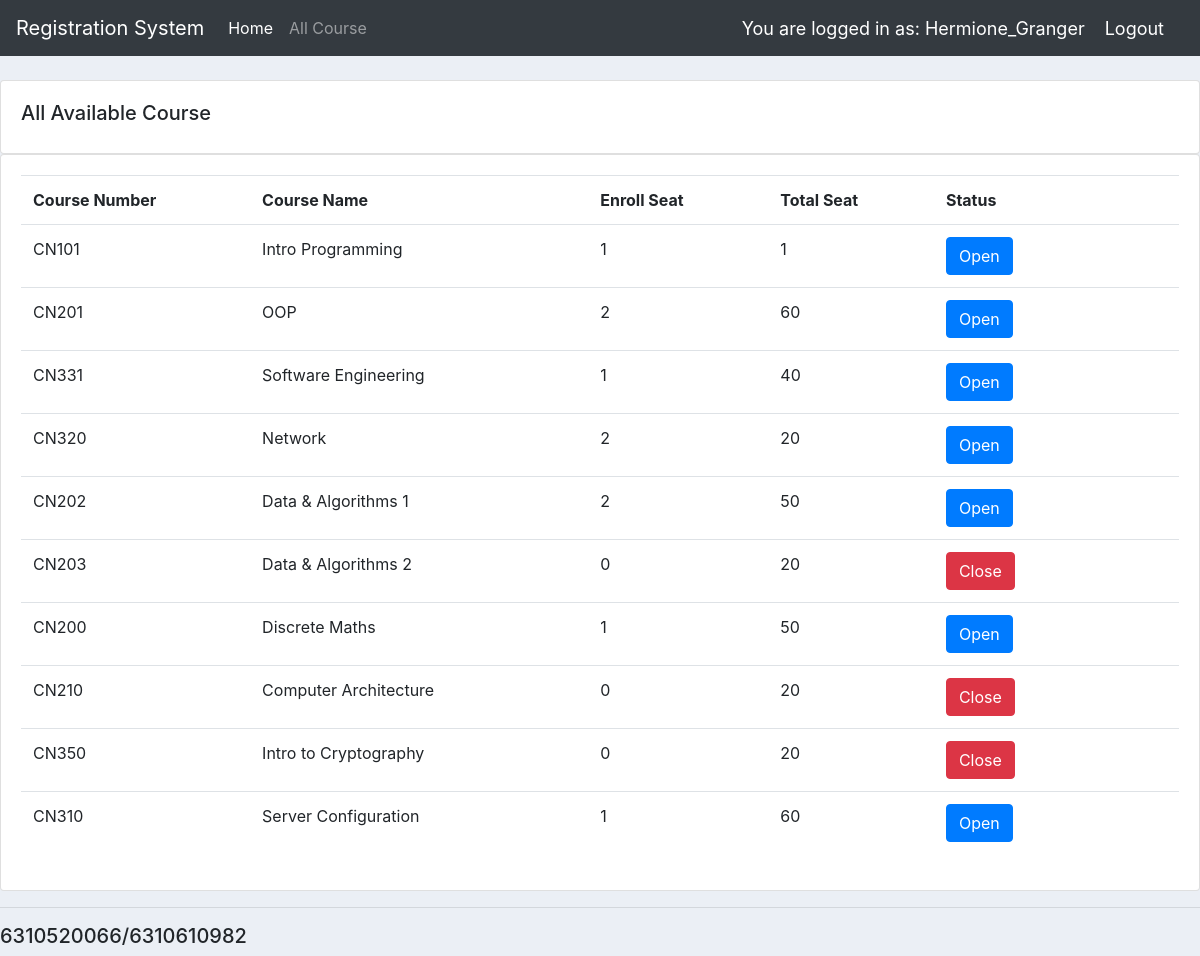
The app's page /all_course/ (signed in) with its own data.
### users/models.py (models this page shows, shortened)
class Course(models.Model):
    course_num = models.CharField(max_length=5)
    course_name = models.CharField(max_length=64)
    seat = models.IntegerField(null=True)
    maxSeat = models.IntegerField(null=True)
    semester = models.IntegerField(null=True)
    year = models.IntegerField(null=True)
    state = models.BooleanField(default=None)

### users/views.py (the view)
# urls.py: path('all_course/', views.all_course, name = "all_course"),
@login_required(login_url='login')
def all_course(request):
	raw_course = Course.objects.all()
	course = [model for model in (Course.objects.all().values())]
	for c in range(len(raw_course)):
		orders = Order.objects.filter(course=raw_course[c].id)
		course[c]["seat"] = (len(orders))
	return render(request, 'users/all_course.html', {'course': (course)}, )

### users/templates/users/all_course.html
{% extends 'users/main.html' %}
{% block content %}
        <br>
        <div class="row">
            <div class="col-md">
                <div class="card card-body">
                    <h5>All Available Course</h5>
                </div>
                <div class="card card-body">
                    <table class="table">
                        <tr>
                            <th width ="30">Course Number</th>
                            <th width ="60"></width>Course Name</th>
                            <th width ="30"></width>Enroll Seat</th>
                            <th width ="30"></width>Total Seat</th>
                            <th width ="30"></width>Status</th>
                        </tr>
                        {% for i in course %}
                            <tr>
                                <td>{{i.course_num}}</td>
                                <td>{{i.course_name}}</td>
                                <td>{{i.seat}}</td>
                                <td>{{i.maxSeat}}</td>
                                <td>
                                    {% if i.state %}
                                    <a><button id="enroll" class="btn btn-primary" type="submit">Open</button>
                                    {% else %}
                                    <a><button id="enroll" class="btn btn-danger" type="button">Close</button>
                                    {% endif %}
                                </td>
                            </tr>
                        {% endfor %}
                    </table>
                </div>
            </div>
        </div>
{% endblock %}

### users/templates/users/navbar.html (shortened to what this page needs)
  <nav class="navbar navbar-expand-lg navbar-dark bg-dark">
      <a class="navbar-brand" href="#">Registration System</a>
      <div class="collapse navbar-collapse" id="navbarNav">
        <ul class="navbar-nav">
          <li class="nav-item active">
            <a class="nav-link" href={% url 'home' %}>Home</a>
          </li>
          <li class="nav-item">
            <a class="nav-link" href={% url 'all_course' %}>All Course</a>
          </li>
        </ul>
      </div>
      <span class="hello-msg">You are logged in as: {{request.user}}  </span>
      <span ><a  class="hello-msg" href="{% url 'logout' %}">Logout</a></span>
    </nav>

### static/css/main.css (style rules this page uses)
body { background-color: #ebeff5; }

### users/templates/users/navbar.html (style rules this page uses)
.hello-msg { font-size: 18px; color: white; margin-right: 20px; }

### records on screen
Course: course_num "CN101", course_name "Intro Programming", seat "1", maxSeat "1", state "Open"
Course: course_num "CN201", course_name "OOP", seat "2", maxSeat "60", state "Open"
Course: course_num "CN331", course_name "Software Engineering", seat "1", maxSeat "40", state "Open"
Course: course_num "CN320", course_name "Network", seat "2", maxSeat "20", state "Open"
Course: course_num "CN202", course_name "Data & Algorithms 1", seat "2", maxSeat "50", state "Open"
Course: course_num "CN203", course_name "Data & Algorithms 2", seat "0", maxSeat "20", state "Close"
Course: course_num "CN200", course_name "Discrete Maths", seat "1", maxSeat "50", state "Open"
Course: course_num "CN210", course_name "Computer Architecture", seat "0", maxSeat "20", state "Close"
Course: course_num "CN350", course_name "Intro to Cryptography", seat "0", maxSeat "20", state "Close"
Course: course_num "CN310", course_name "Server Configuration", seat "1", maxSeat "60", state "Open"

### other values on screen
{{ request.user }} "Hermione_Granger"
